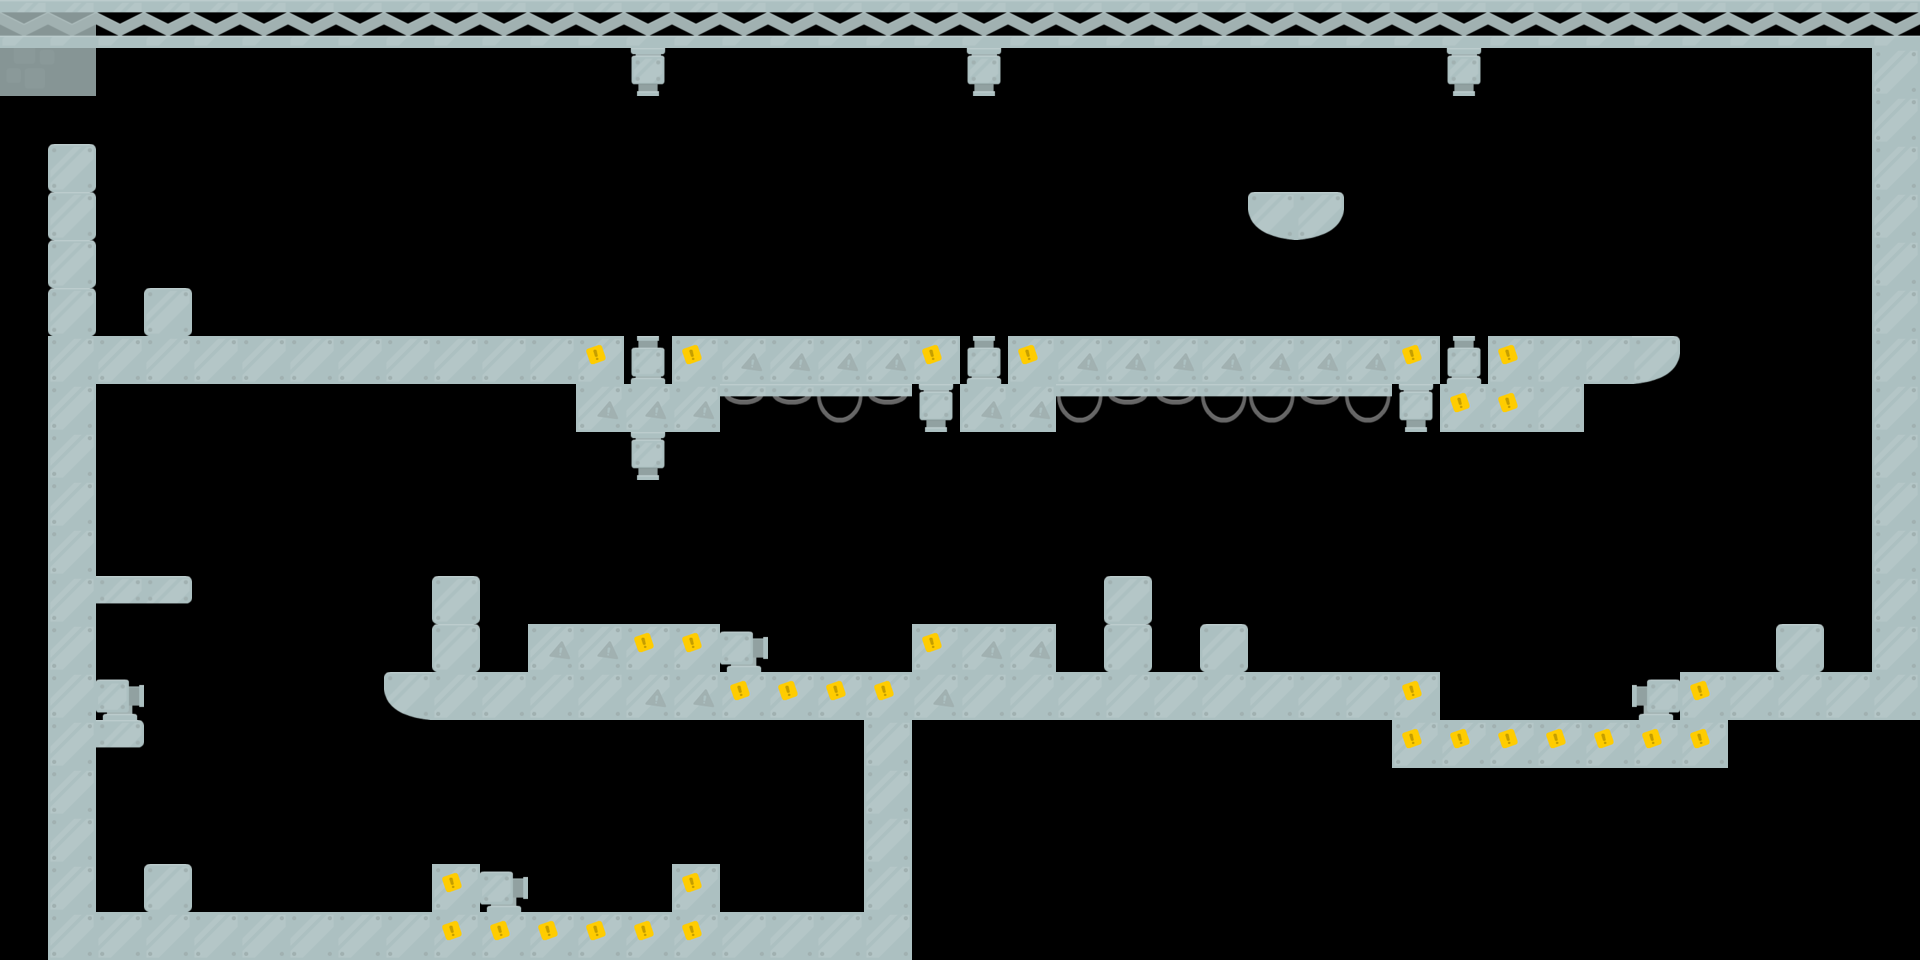

Below is a game level as drawn by its tile map, then a one-line description and the .tmx that defines it (tile-layer data replaced by summaries):
An orthogonal 40x20 tile map with 48x48 px tiles, 1 tile layer (Map), 3 tilesets, 1 image layer and 62 objects.

<map version="1.0" orientation="orthogonal" renderorder="right-down" width="40" height="20" tilewidth="48" tileheight="48" nextobjectid="155">
 <properties>
  <property name="levelName" value="A Little Boost" />
 </properties>
 <tileset firstgid="1" name="tiles" tilewidth="48" tileheight="48">
  <image source="../images/tiles.png" width="384" height="288" />
  <tile id="9">
   <properties>
    <property name="Class" value="GoalZone" />
   </properties>
  </tile>
 </tileset>
 <tileset firstgid="49" name="robros" tilewidth="48" tileheight="48">
  <image source="../images/robros.png" width="240" height="98" />
  <tile id="0">
   <properties>
    <property name="Class" value="Robro" />
    <property name="color" value="blue" />
   </properties>
  </tile>
  <tile id="1">
   <properties>
    <property name="Class" value="Robro" />
    <property name="color" value="blue" />
   </properties>
  </tile>
  <tile id="2">
   <properties>
    <property name="Class" value="Robro" />
    <property name="color" value="blue" />
   </properties>
  </tile>
  <tile id="3">
   <properties>
    <property name="Class" value="Robro" />
    <property name="color" value="blue" />
   </properties>
  </tile>
  <tile id="4">
   <properties>
    <property name="Class" value="Robro" />
    <property name="color" value="blue" />
   </properties>
  </tile>
  <tile id="5">
   <properties>
    <property name="Class" value="Robro" />
    <property name="color" value="red" />
   </properties>
  </tile>
  <tile id="6">
   <properties>
    <property name="Class" value="Robro" />
    <property name="color" value="red" />
   </properties>
  </tile>
  <tile id="7">
   <properties>
    <property name="Class" value="Robro" />
    <property name="color" value="red" />
   </properties>
  </tile>
  <tile id="8">
   <properties>
    <property name="Class" value="Robro" />
    <property name="color" value="red" />
   </properties>
  </tile>
  <tile id="9">
   <properties>
    <property name="Class" value="Robro" />
    <property name="color" value="red" />
   </properties>
  </tile>
 </tileset>
 <tileset firstgid="59" name="interactive" tilewidth="48" tileheight="48" spacing="1">
  <image source="../images/interactive.png" width="48" height="1470" />
  <tile id="0">
   <properties>
    <property name="Class" value="GoalZone" />
   </properties>
  </tile>
  <tile id="5">
   <properties>
    <property name="Class" value="Laser" />
    <property name="color" value="Blue" />
    <property name="direction" value="Burst" />
   </properties>
  </tile>
  <tile id="6">
   <properties>
    <property name="Class" value="Laser" />
    <property name="color" value="Blue" />
    <property name="direction" value="Horizontal" />
   </properties>
  </tile>
  <tile id="7">
   <properties>
    <property name="Class" value="Laser" />
    <property name="color" value="Blue" />
    <property name="direction" value="Vertical" />
   </properties>
  </tile>
  <tile id="8">
   <properties>
    <property name="Class" value="Laser" />
    <property name="color" value="Green" />
    <property name="direction" value="Burst" />
   </properties>
  </tile>
  <tile id="9">
   <properties>
    <property name="Class" value="Laser" />
    <property name="color" value="Green" />
    <property name="direction" value="Horizontal" />
   </properties>
  </tile>
  <tile id="10">
   <properties>
    <property name="Class" value="Laser" />
    <property name="color" value="Green" />
    <property name="direction" value="Vertical" />
   </properties>
  </tile>
  <tile id="11">
   <properties>
    <property name="Class" value="Laser" />
    <property name="color" value="Red" />
    <property name="direction" value="Burst" />
   </properties>
  </tile>
  <tile id="12">
   <properties>
    <property name="Class" value="Laser" />
    <property name="color" value="Red" />
    <property name="direction" value="Horizontal" />
   </properties>
  </tile>
  <tile id="13">
   <properties>
    <property name="Class" value="Laser" />
    <property name="color" value="Red" />
    <property name="direction" value="Vertical" />
   </properties>
  </tile>
  <tile id="14">
   <properties>
    <property name="Class" value="Switch" />
    <property name="color" value="Blue" />
    <property name="state" value="Off" />
   </properties>
  </tile>
  <tile id="15">
   <properties>
    <property name="Class" value="Switch" />
    <property name="color" value="Blue" />
    <property name="state" value="On" />
   </properties>
  </tile>
  <tile id="16">
   <properties>
    <property name="Class" value="Switch" />
    <property name="color" value="Green" />
    <property name="state" value="Off" />
   </properties>
  </tile>
  <tile id="17">
   <properties>
    <property name="Class" value="Switch" />
    <property name="color" value="Green" />
    <property name="state" value="On" />
   </properties>
  </tile>
  <tile id="18">
   <properties>
    <property name="Class" value="Switch" />
    <property name="color" value="Red" />
    <property name="state" value="Off" />
   </properties>
  </tile>
  <tile id="19">
   <properties>
    <property name="Class" value="Switch" />
    <property name="color" value="Red" />
    <property name="state" value="On" />
   </properties>
  </tile>
  <tile id="20">
   <properties>
    <property name="Class" value="Switch" />
    <property name="color" value="Yellow" />
    <property name="state" value="Off" />
   </properties>
  </tile>
  <tile id="21">
   <properties>
    <property name="Class" value="Switch" />
    <property name="color" value="Yellow" />
    <property name="state" value="On" />
   </properties>
  </tile>
  <tile id="22">
   <properties>
    <property name="Class" value="Laser" />
    <property name="color" value="Yellow" />
    <property name="direction" value="Burst" />
   </properties>
  </tile>
  <tile id="23">
   <properties>
    <property name="Class" value="Laser" />
    <property name="color" value="Yellow" />
    <property name="direction" value="Horizontal" />
   </properties>
  </tile>
  <tile id="24">
   <properties>
    <property name="Class" value="Laser" />
    <property name="color" value="Yellow" />
    <property name="direction" value="Vertical" />
   </properties>
  </tile>
 </tileset>
 <imagelayer name="Background">
  <image source="../images/bg_castle.png" />
  <properties>
   <property name="speedX" value="0.5" />
   <property name="speedY" value="0.5" />
  </properties>
 </imagelayer>
 <layer name="Map" width="40" height="20">
  <properties>
   <property name="collision" value="true" />
  </properties>
  <data>[800 cells, 800 non-empty, 17 distinct tile ids]</data>
 </layer>
 <objectgroup name="Interactive">
  <properties>
   <property name="Class" value="GoalZone" />
  </properties>
  <object id="79" gid="66" x="624" y="336" />
  <object id="80" gid="66" x="624" y="290" />
  <object id="81" gid="64" x="623" y="263" />
  <object id="83" gid="72" x="624" y="143" />
  <object id="84" gid="72" x="624" y="190" />
  <object id="85" gid="72" x="624" y="237" />
  <object id="86" gid="70" x="623" y="257" />
  <object id="87" gid="72" x="960" y="336" />
  <object id="88" gid="72" x="960" y="289" />
  <object id="89" gid="70" x="959" y="263" />
  <object id="91" gid="66" x="960" y="143" />
  <object id="92" gid="66" x="960" y="189" />
  <object id="93" gid="66" x="960" y="235" />
  <object id="94" gid="64" x="959" y="258" />
  <object id="95" gid="66" x="1440" y="336" />
  <object id="96" gid="66" x="1440" y="289" />
  <object id="97" gid="66" x="1440" y="247" />
  <object id="99" gid="64" x="1439" y="219" />
  <object id="100" gid="72" x="1440" y="143" />
  <object id="101" gid="72" x="1440" y="190" />
  <object id="102" gid="70" x="1439" y="214" />
  </objectgroup>
 <objectgroup name="Bros">
  <!-- 2 objects omitted --></objectgroup>
</map>
<!-- 41 of 62 objects omitted -->